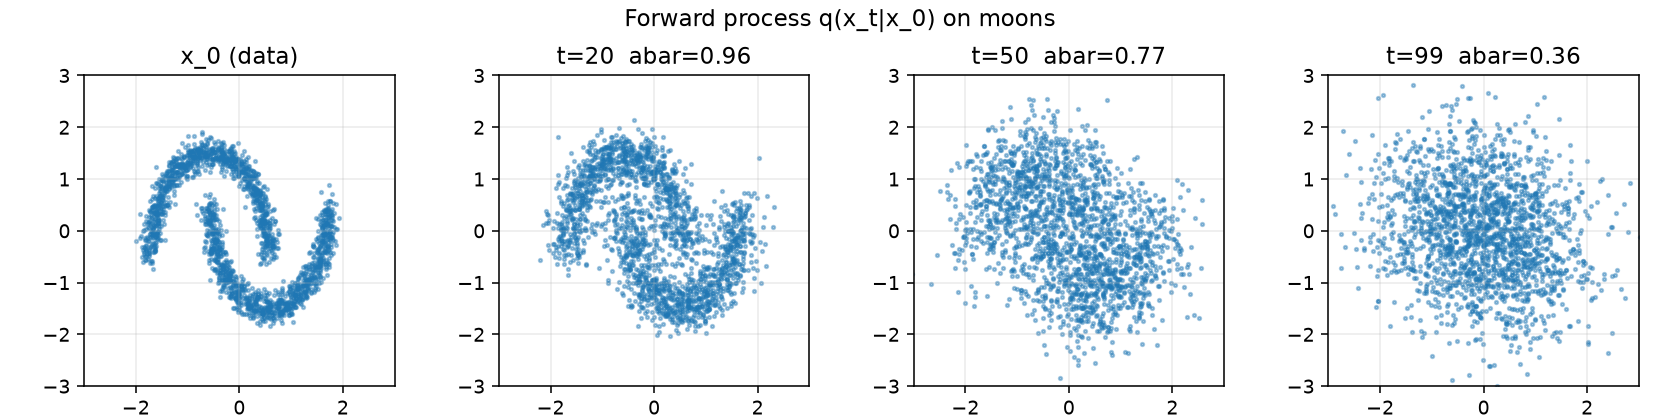

Recreate this plot in Python.
#!/usr/bin/env python3
"""Show forward diffusion on 2D moons (no training). Good warm-up demo."""
import matplotlib.pyplot as plt
import numpy as np
import torch
from sklearn.datasets import make_moons


def main():
    torch.manual_seed(0)  # 可复现
    x, _ = make_moons(2000, noise=0.08, random_state=0)
    x = torch.from_numpy(((x - x.mean(0)) / x.std(0)).astype(np.float32))
    T, beta0, beta1 = 100, 1e-4, 2e-2
    betas = torch.linspace(beta0, beta1, T)  # 与 train_2d_ddpm.py 默认一致
    abar = torch.cumprod(1 - betas, 0)
    print(f"abar_T = {abar[-1].item():.2e}")
    ts = [0, 20, 50, 99]
    fig, axes = plt.subplots(1, len(ts), figsize=(12, 3))
    for ax, t in zip(axes, ts):
        if t == 0:
            xt = x
        else:
            eps = torch.randn_like(x)
            xt = torch.sqrt(abar[t]) * x + torch.sqrt(1 - abar[t]) * eps
        ax.scatter(xt[:, 0], xt[:, 1], s=3, alpha=0.4)
        ax.set_title("x_0 (data)" if t == 0 else f"t={t}  abar={abar[t].item():.2f}")
        ax.set_aspect("equal")
        ax.set_xlim(-3, 3)
        ax.set_ylim(-3, 3)
        ax.grid(True, alpha=0.25)
    fig.suptitle("Forward process q(x_t|x_0) on moons")
    fig.tight_layout()
    fig.savefig("forward_demo.png", dpi=140)
    print("saved forward_demo.png")


if __name__ == "__main__":
    main()
